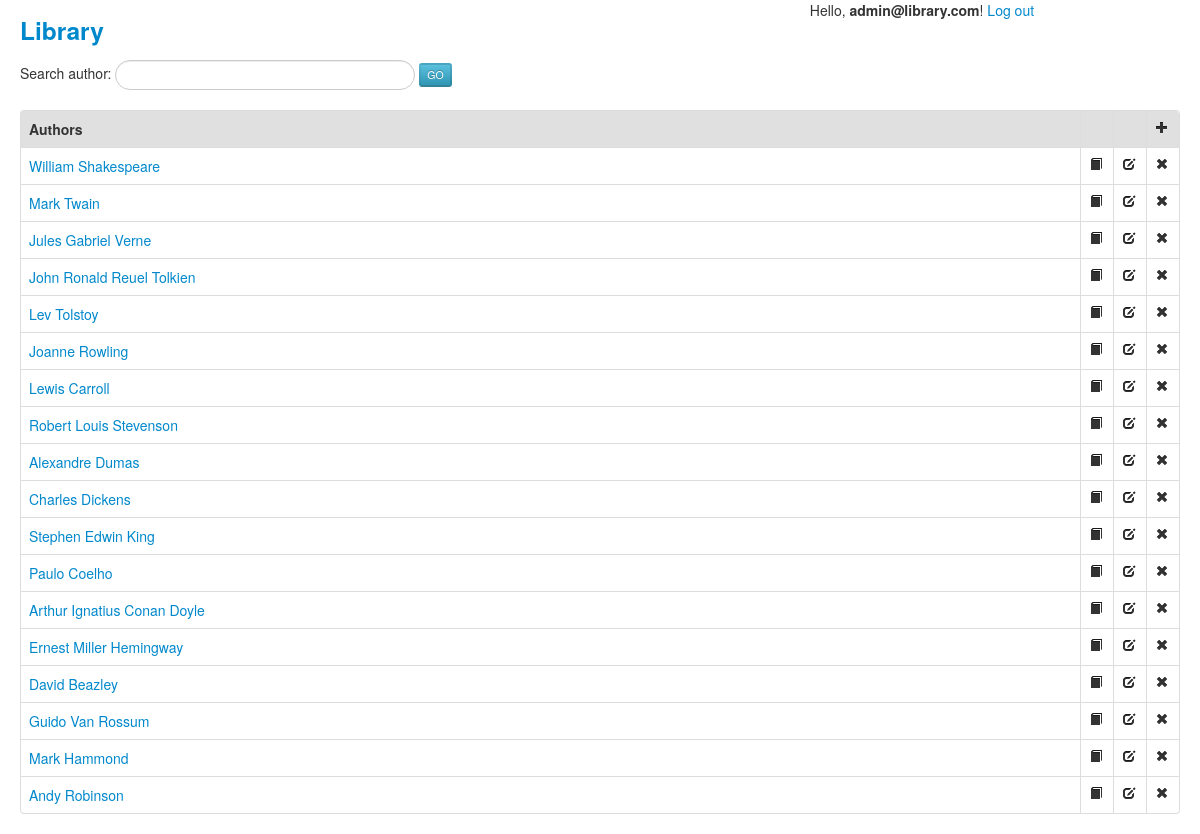
Page /authors_all (signed in) on the committed database.
### models.py (models this page shows, shortened)
class Authors(Base):
    __tablename__ = 'authors'
    id = Column(Integer, primary_key=True)
    name = Column(String(50), unique=True)
    shelfs = relationship("Shelfs", backref="authors")

### run.py (the view, shortened to what this page needs)
@app.route('/authors_all', methods=['GET', 'POST'])
def library_authors_all():
    search = None
    authors_list = Authors.query.all()
    search_result = []
    variables = {'authors_list' : authors_list,
                 'search_result' : search_result,
                 'MESSAGE' : settings('MESSAGE'),
                 'USER' : settings('USER'),
                 'STATIC_URL' : settings('STATIC_URL'),
                 'search_query' : search,
                 }
    return render_template('authors_all.html', **variables)

### run.py (called while the page is built)
@app.teardown_appcontext
def shutdown_session(exception=None):
    db_session.remove()

def settings(key):
    try:
        USER = session['user_name']
        SETTINGS = {'USER': session['user_name'], 'MESSAGE': 'Nice to see you here', 'STATIC_URL': url_for('static', filename='')}
    except:
        SETTINGS = {'USER': '', 'MESSAGE': 'Nice to see you here', 'STATIC_URL': url_for('static', filename='')}
    return SETTINGS[key]

### templates/authors_all.html (shortened to what this page needs)
{% extends 'base.html' %}
{% block content %}
<div id="search_form" style="margin: 40 0 0 0">
	<form id="search-form" action="{{ request.path }}" method="POST">
		Search author:
		<input type="text" class="input-xlarge search-query" name="search" />
		<input class="btn-mini btn-info" type="submit" value="GO" />
	</form>
</div>
<div id="authors">
	<table class="table table-bordered table-hover">
		<thead>
			<tr bgcolor="#E0E0E0">
				<th>Authors</th><th style="width: 16px"></th>{% if USER %}<th style="width: 16px"></th>
				<th style="width: 16px"><a href="/add_author" title="Add new author"><i class="icon-plus"></i></a></th>{% endif %}
			</tr>
		</thead>
		<tbody>
			{% for author in authors_list %}
			<tr>
				<td><a href="/{{ author.id }}">{{ author.name }}</a></td><td style="width: 16px"><a href="/{{ author.id }}" title="Show all books"><i class="icon-book"></i></a></td>
				{% if USER %}<td><a href="#" class="author-edit-btn" id="{{ author.name }}-{{ author.id }}" title="Edit author"><i class="icon-edit"></i></a>				</td>
				<td><a href="#" class="author-delete-btn" id="{{ author.id }}" title="Delete author"><i class="icon-remove"></i></a></td>{% endif %}
			</tr>
			{% endfor %}
		</tbody>
	</table>
</div>
{% endblock %}

### rows in the picture
Authors: name "William Shakespeare"
Authors: name "Mark Twain"
Authors: name "Jules Gabriel Verne"
Authors: name "John Ronald Reuel Tolkien"
Authors: name "Lev Tolstoy"
Authors: name "Joanne Rowling"
Authors: name "Lewis Carroll"
Authors: name "Robert Louis Stevenson"
Authors: name "Alexandre Dumas"
Authors: name "Charles Dickens"
Authors: name "Stephen Edwin King"
Authors: name "Paulo Coelho"
Authors: name "Arthur Ignatius Conan Doyle"
Authors: name "Ernest Miller Hemingway"
Authors: name "David Beazley"
Authors: name "Guido Van Rossum"
Authors: name "Mark Hammond"
Authors: name "Andy Robinson"

### other values in the picture
{{ USER }} "admin@library.com"
